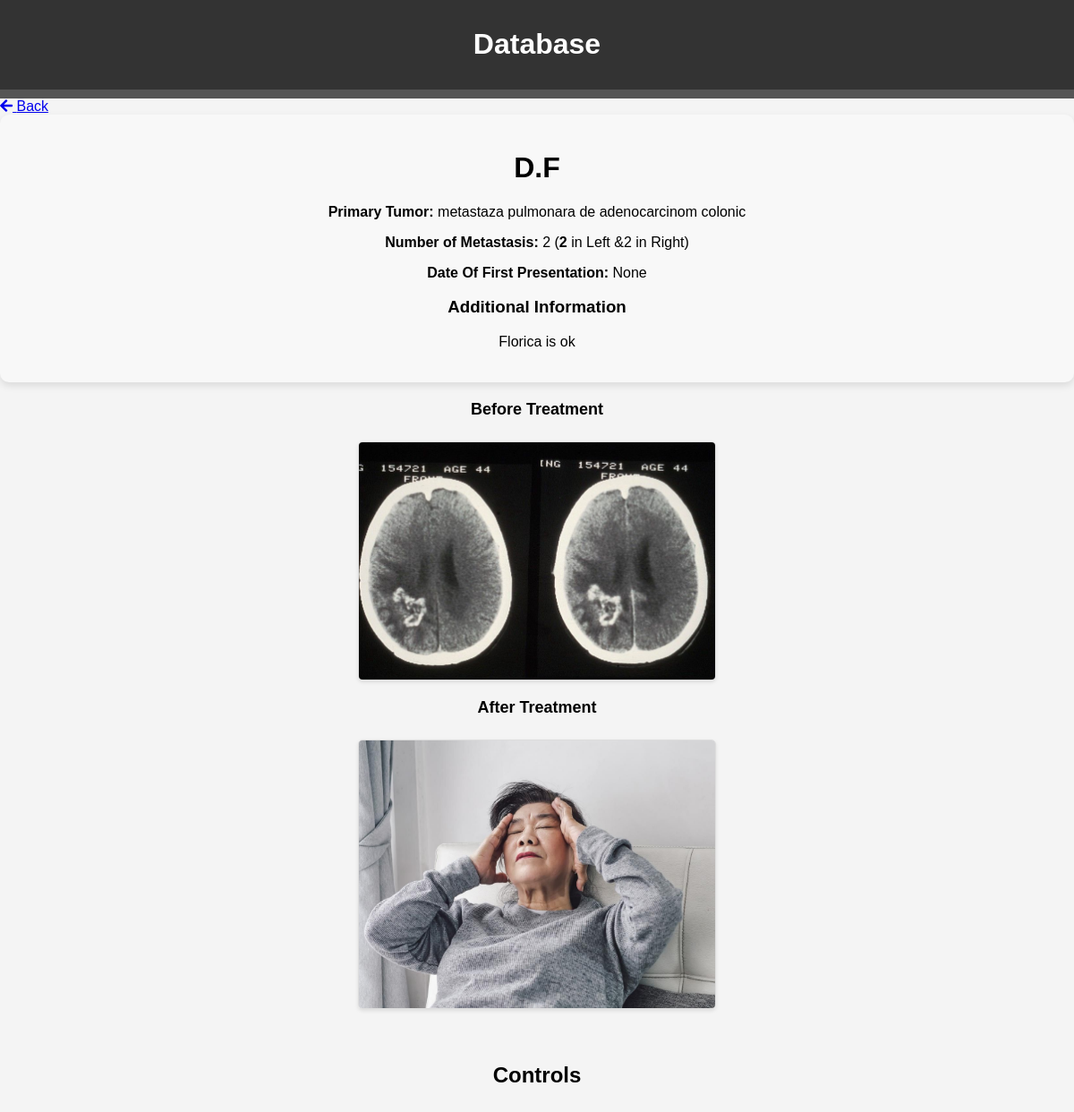
The app's page /patient/15/ (signed in), older data.
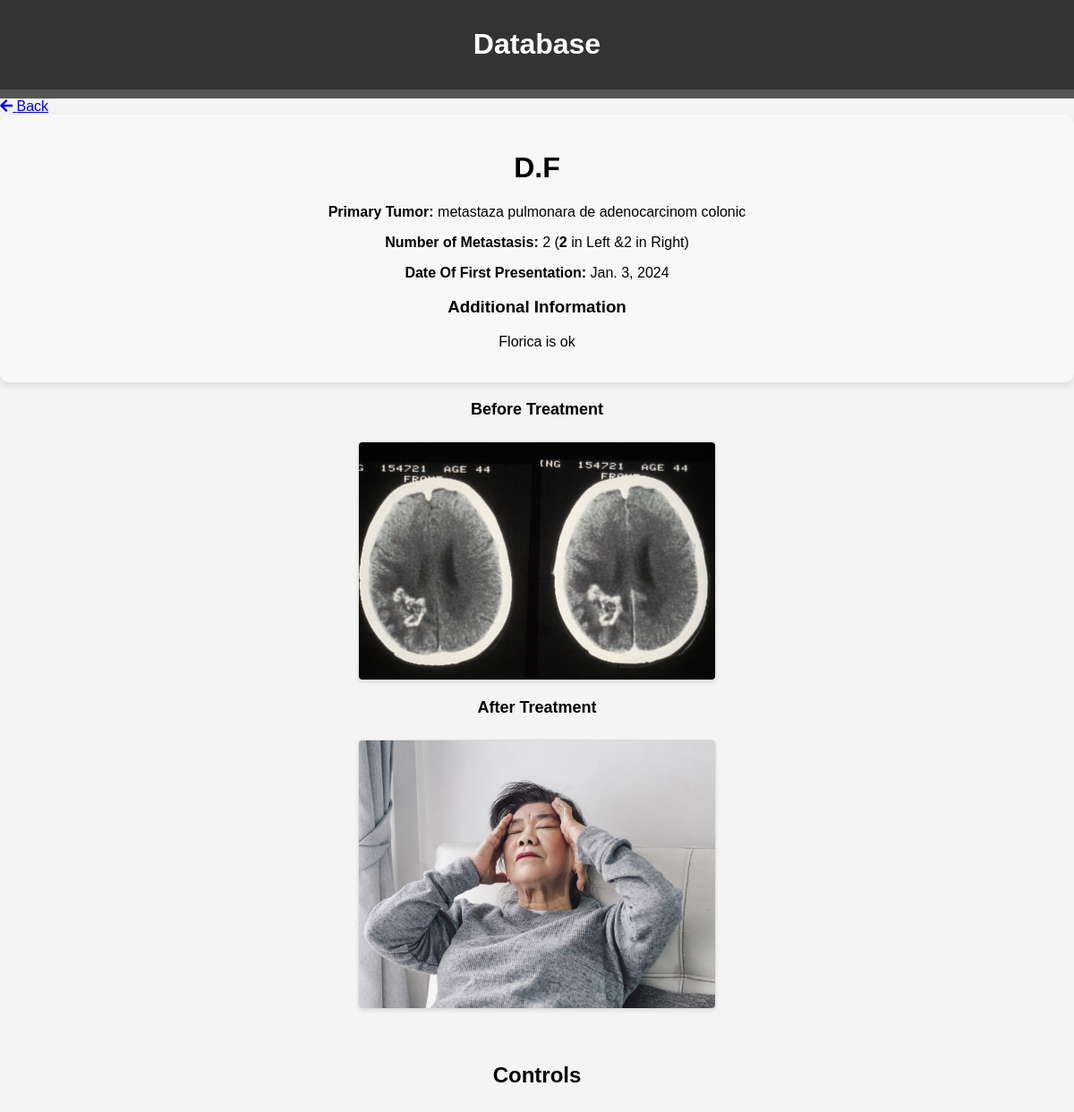
The same page, newer data.
### details/models.py (models this page shows, shortened)
class Patient(models.Model):
    SEX_CHOICES = [('M', 'Male'),('F', 'Female'),('O', 'Other'),]
    LUNG_CHOICES = [('L', 'Left Lung'), ('R', 'Right Lung') , ('B', 'Both Lungs')]
    first_name = models.CharField(max_length=100)
    last_name = models.CharField(max_length=100)
    primary_tumor = models.CharField(max_length=100)
    lung_option = models.CharField(max_length=1, choices=LUNG_CHOICES, blank=True, null=True)
    num_metastasis_left = models.PositiveIntegerField(blank=True, null=True)
    num_metastasis_right = models.PositiveIntegerField(blank=True, null=True)
    date_of_first_presentation = models.DateField(blank=True, null=True)
    ct_images_before = models.ManyToManyField('PatientImage', related_name='before_images', blank=True)
    ct_images_after = models.ManyToManyField('PatientImage', related_name='after_images', blank=True)
    mark_for_study = models.BooleanField(default=False)  # Add this field
    controls = models.ManyToManyField('Control', related_name='patient_controls', blank=True)
    sex = models.CharField(max_length=1, choices=SEX_CHOICES, blank=True, null=True)
    date_of_birth = models.DateField(blank=True, null=True)

class PatientAdditionalInfo(models.Model):
    patient = models.OneToOneField(Patient, on_delete=models.CASCADE)
    text_info = models.TextField()

class PatientImage(models.Model):
    patient = models.ForeignKey(Patient, on_delete=models.CASCADE)
    image = models.ImageField(upload_to='ct_images/', blank=True)

### details/views.py (the view)
# urls.py: path('patient/<int:patient_id>/', views.patient_detail, name='patient_detail'),
@login_required
def patient_detail(request, patient_id):
    patient = Patient.objects.get(id=patient_id)
    controls_queryset = Control.objects.filter(patient=patient)
    return render(request, 'patient.html', {'controls_queryset': controls_queryset, 'patient': patient})

### templates/patient.html (shortened to what this page needs)
     {% extends 'base.html' %}
     {% block content %}
         <link rel="stylesheet" href="https://cdnjs.cloudflare.com/ajax/libs/font-awesome/5.15.3/css/all.min.css">
     <div class="patient-detail">
            <a href="{% url 'patients_info' %}" class="btn btn-secondary">
                <i class="fas fa-arrow-left"></i> Back
            </a>
            <div class="patient-info-box">
                <h1>{{ patient.first_name|first }}.{{ patient.last_name|first }}</h1>
                <p><strong>Primary Tumor:</strong> {{ patient.primary_tumor }}</p>
                <p><strong>Number of Metastasis:</strong> {{ patient.num_metastasis_left|default:0|add:patient.num_metastasis_right|default:0 }} (<strong>{{ patient.num_metastasis_left}}</strong> in Left &{{ patient.num_metastasis_left}}</strong> in Right)</p>
                <p><strong>Date Of First Presentation:</strong> {{ patient.date_of_first_presentation }}</p>
                {% if patient.patientadditionalinfo %}
                <h3>Additional Information</h3>
                <p>{{ patient.patientadditionalinfo.text_info }}</p>
                {% endif %}
            </div>
         {% if patient.num_metastasis_left or patient.num_metastasis_right%}
             <div class="image-gallery">
                 <div class="img-heading">Before Treatment</div>
                 {% for before_image in patient.ct_images_before.all %}
                     <div class="image-set">
                         <img src="{{ before_image.image.url }}" alt="Before Treatment">
                     </div>
                 {% endfor %}
             </div>
             <div class="image-gallery">
                 <div class="img-heading">After Treatment</div>
                 {% for after_image in patient.ct_images_after.all %}
                     <div class="image-set">
                         <img src="{{ after_image.image.url }}" alt="After Treatment">
                     </div>
                 {% endfor %}
             </div>
         {% endif %}
     </div>
<div class="controls">
    <h2>Controls</h2>
</div>
     {% endblock %}

### templates/base.html (shortened to what this page needs)
<!DOCTYPE html>
<html lang="en">
<head>
</head>
<body>
    <header>
        <h1>Database</h1>
    </header>
</body>
</html>
<nav>
</nav>
{% block content %}
{% endblock %}

### templates/base.html (style rules this page uses)
body { background-color: #f4f4f4; margin: 0; padding: 0; font-family: Arial, sans-serif; }
header { background-color: #333; color: white; padding: 10px; text-align: center; }
nav { background-color: #555; color: white; padding: 5px; text-align: center; }

### templates/patient.html (style rules this page uses)
.patient-info-box { background-color: #f8f8f8; border-radius: 10px; box-shadow: 0 4px 8px rgba(0, 0, 0, 0.1); padding: 20px; margin-bottom: 20px; text-align: center; }
.image-gallery { display: flex; flex-wrap: wrap; justify-content: center; }
.image-set { display: flex; align-items: center; margin: 10px; width: 33.33%; }
.image-set img { max-width: 100%; height: 200px; border: 1px solid #ddd; border-radius: 8px; box-shadow: 0 2px 4px rgba(0, 0, 0, 0.1); object-fit: cover; }
.img-heading { width: 100%; text-align: center; margin-bottom: 10px; font-weight: bold; font-size: 18px; }
.controls { text-align: center; }
.controls h2 { margin-bottom: 20px; }
.image-gallery img { max-width: 100%; height: auto; margin-bottom: 10px; }
.controls { max-width: 800px; margin: 0 auto; padding: 20px; font-family: 'Arial', sans-serif; }
.image-set { margin-top: 15px; }
.image-set img { max-width: 100%; height: auto; border: 1px solid #ddd; border-radius: 5px; }
.image-gallery { flex-basis: 30%; text-align: center; }
.image-set img { max-width: 70%; height: auto; border: 1px solid #ddd; border-radius: 5px; }
.image-set img { max-width: 100%; min-width: 50px; height: auto; border: 1px solid #ddd; border-radius: 5px; }

Row changes from the older to the newer data that the page shows:
changed Patient "metastaza pulmonara de adenocarcinom colonic": date_of_first_presentation "None" → "Jan. 3, 2024"
